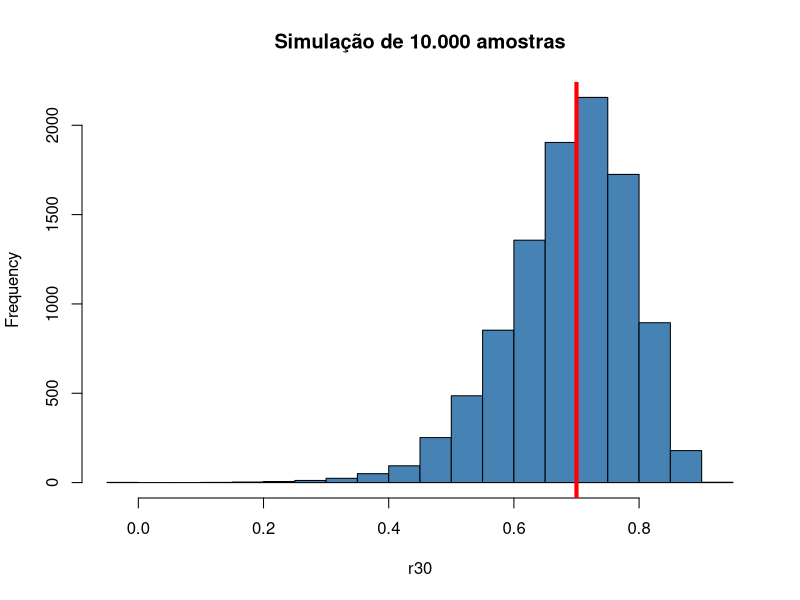

This chart was generated by the following R code:
rbvn<-function (n, mu1, s1, mu2, s2, rho){
  X1 <- rnorm(n, mu1, s1)
  X2 <- rnorm(n, mu2 + (s2/s1) * rho * (X1 - mu1), sqrt((1 - rho^2)*s2^2))
  cbind(X1, X2)
}
dados <- data.frame(rbvn(1000,1.60,0.09,60,8,0.70))
colnames(dados) <- c("Altura","Peso")

library(sampling)
dados$ID <- seq(1:nrow(dados))
r30 <- c()
n = 10000
for (i in 1:n){
  ASA <- dados[sample(nrow(dados), size=30), ]
  r30[i] <- cor(ASA$Altura,ASA$Peso)
}
hist(r30, col='steelblue', main='Simulação de 10.000 amostras')
abline(v=0.7,col="red",lwd=4)
